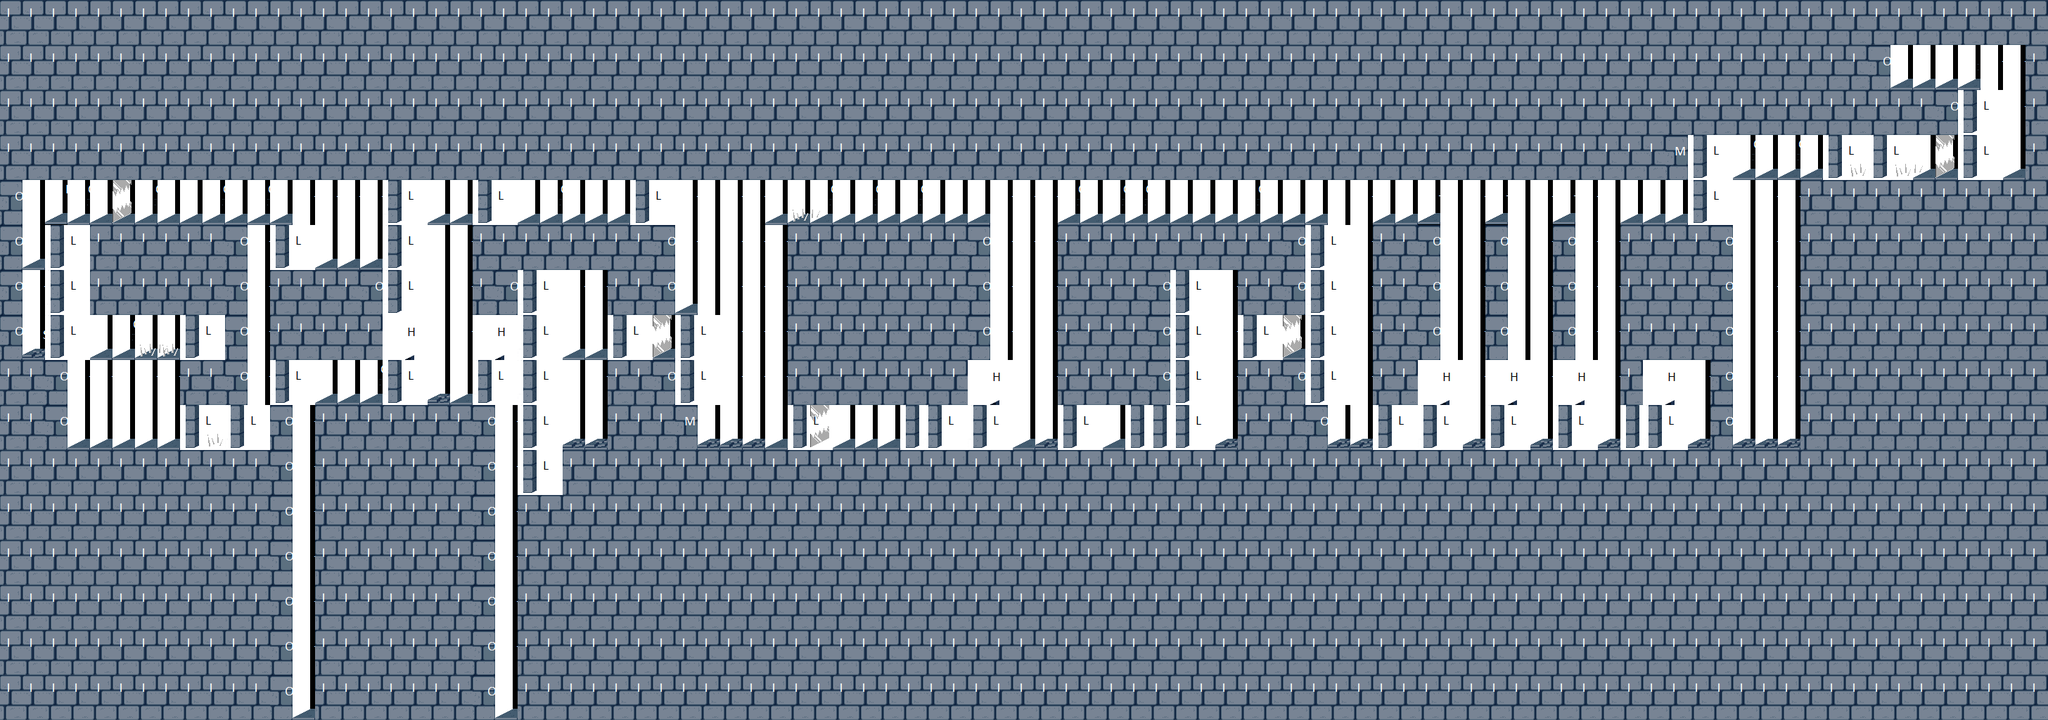

A 2D game scene composited from a Tiled map and its tileset images. What follows is a short description and the map's XML, with every tile layer's data as written:
An orthogonal 91x16 tile map with 32x64 px tiles, 2 tile layers (Capa de Patrones 1, Capa de patrones 2), 4 tilesets.

<map version="1.0" orientation="orthogonal" renderorder="right-down" width="91" height="16" tilewidth="32" tileheight="64" nextobjectid="1">
 <tileset firstgid="1" name="TiledBo LLETRES" tilewidth="64" tileheight="64" tilecount="30" columns="6">
  <image source="../Tiles Bones/TiledBo LLETRES.png" trans="00aa00" width="384" height="320" />
 </tileset>
 <tileset firstgid="31" name="Pues spritesheet" tilewidth="64" tileheight="64" tilecount="3" columns="3">
  <image source="../Sprites/Pues/Pues spritesheet.png" trans="00aa00" width="192" height="64" />
 </tileset>
 <tileset firstgid="34" name="Spritesheet trampa2" tilewidth="64" tileheight="64" tilecount="4" columns="4">
  <image source="../Sprites/Trampa 2/Spritesheet trampa2.png" trans="00aa00" width="256" height="64" />
 </tileset>
 <tileset firstgid="38" name="Porta gran - spritesheet" tilewidth="96" tileheight="128" tilecount="18" columns="6">
  <image source="../Sprites/Porta gran/Porta gran - spritesheet.png" trans="00aa00" width="576" height="384" />
 </tileset>
 <layer name="Capa de Patrones 1" width="91" height="16">
  <data encoding="csv">
9,9,9,9,9,9,9,9,9,9,9,9,9,9,9,9,9,9,9,9,9,9,9,9,9,9,9,9,9,9,9,9,9,9,9,9,9,9,9,9,9,9,9,9,9,9,9,9,9,9,9,9,9,9,9,9,9,9,9,9,9,9,9,9,9,9,9,9,9,9,9,9,9,9,9,9,9,9,9,9,9,9,9,9,9,9,9,9,9,9,9,
9,9,9,9,9,9,9,9,9,9,9,9,9,9,9,9,9,9,9,9,9,9,9,9,9,9,9,9,9,9,9,9,9,9,9,9,9,9,9,9,9,9,9,9,9,9,9,9,9,9,9,9,9,9,9,9,9,9,9,9,9,9,9,9,9,9,9,9,9,9,9,9,9,9,9,9,9,9,9,9,9,9,9,15,2,2,1,23,10,10,9,
9,9,9,9,9,9,9,9,9,9,9,9,9,9,9,9,9,9,9,9,9,9,9,9,9,9,9,9,9,9,9,9,9,9,9,9,9,9,9,9,9,9,9,9,9,9,9,9,9,9,9,9,9,9,9,9,9,9,9,9,9,9,9,9,9,9,9,9,9,9,9,9,9,9,9,9,9,9,9,9,9,9,9,9,9,9,15,26,11,10,9,
9,9,9,9,9,9,9,9,9,9,9,9,9,9,9,9,9,9,9,9,9,9,9,9,9,9,9,9,9,9,9,9,9,9,9,9,9,9,9,9,9,9,9,9,9,9,9,9,9,9,9,9,9,9,9,9,9,9,9,9,9,9,9,9,9,9,9,9,9,9,9,9,9,9,13,14,1,3,2,3,1,14,1,14,1,1,1,14,1,1,9,
15,11,6,3,1,1,3,2,2,3,1,3,21,10,10,10,10,14,1,1,1,14,2,2,3,2,2,1,14,16,10,11,10,10,1,1,3,2,3,2,3,2,2,16,10,10,10,3,1,3,3,1,2,2,1,3,2,2,21,11,10,1,1,20,11,10,20,11,10,20,10,11,2,2,1,14,16,11,10,10,9,9,9,9,9,9,9,9,9,9,9,
15,1,26,10,9,9,9,9,9,9,15,10,14,3,2,2,1,26,11,11,10,9,9,9,9,9,9,9,9,15,10,11,10,10,10,9,9,9,9,9,9,9,9,15,10,10,10,9,9,9,9,9,9,9,9,9,9,15,26,11,10,9,9,15,11,10,15,11,10,15,10,10,9,9,9,9,15,11,10,10,9,9,9,9,9,9,9,9,9,9,9,
15,10,14,4,9,9,9,9,9,9,15,10,9,9,9,9,15,5,11,11,10,9,15,26,11,10,10,9,9,15,21,11,10,10,10,9,9,9,9,9,9,9,9,15,10,11,10,9,9,9,9,15,26,11,10,9,9,15,26,11,10,9,9,15,11,10,15,11,10,15,10,10,9,9,9,9,15,11,10,10,9,9,9,9,9,9,9,9,9,9,9,
15,19,14,2,1,3,2,1,14,1,15,10,9,9,9,9,9,13,11,11,10,13,10,14,1,1,1,14,1,1,26,11,10,10,10,9,9,9,9,9,9,9,9,15,10,11,10,9,9,9,9,15,26,11,10,14,2,1,26,10,10,9,9,15,11,10,15,11,10,15,10,10,9,9,9,9,15,11,10,10,9,9,9,9,9,9,9,9,9,9,9,
9,9,15,10,10,11,10,10,9,9,15,10,14,1,2,2,3,14,1,4,1,14,1,26,11,11,10,9,9,15,5,11,10,10,10,9,9,9,9,9,9,9,9,13,10,11,10,9,9,9,9,15,26,11,10,9,9,15,5,10,10,9,9,13,10,10,13,10,10,13,10,10,9,13,11,10,15,11,10,10,9,9,9,9,9,9,9,9,9,9,9,
9,9,15,2,1,1,2,1,14,1,14,4,15,10,9,9,9,9,9,9,9,15,10,14,4,4,4,9,9,9,13,4,4,4,1,14,1,1,2,1,14,14,1,14,1,1,4,14,2,1,14,14,14,4,4,9,9,9,15,4,4,14,1,14,2,4,14,2,4,14,4,4,14,14,1,4,15,4,4,4,9,9,9,9,9,9,9,9,9,9,9,
9,9,9,9,9,9,9,9,9,9,9,9,15,10,9,9,9,9,9,9,9,15,10,14,1,9,9,9,9,9,9,9,9,9,9,9,9,9,9,9,9,9,9,9,9,9,9,9,9,9,9,9,9,9,9,9,9,9,9,9,9,9,9,9,9,9,9,9,9,9,9,9,9,9,9,9,9,9,9,9,9,9,9,9,9,9,9,9,9,9,9,
9,9,9,9,9,9,9,9,9,9,9,9,15,10,9,9,9,9,9,9,9,15,10,9,9,9,9,9,9,9,9,9,9,9,9,9,9,9,9,9,9,9,9,9,9,9,9,9,9,9,9,9,9,9,9,9,9,9,9,9,9,9,9,9,9,9,9,9,9,9,9,9,9,9,9,9,9,9,9,9,9,9,9,9,9,9,9,9,9,9,9,
9,9,9,9,9,9,9,9,9,9,9,9,15,10,9,9,9,9,9,9,9,15,10,9,9,9,9,9,9,9,9,9,9,9,9,9,9,9,9,9,9,9,9,9,9,9,9,9,9,9,9,9,9,9,9,9,9,9,9,9,9,9,9,9,9,9,9,9,9,9,9,9,9,9,9,9,9,9,9,9,9,9,9,9,9,9,9,9,9,9,9,
9,9,9,9,9,9,9,9,9,9,9,9,15,10,9,9,9,9,9,9,9,15,10,9,9,9,9,9,9,9,9,9,9,9,9,9,9,9,9,9,9,9,9,9,9,9,9,9,9,9,9,9,9,9,9,9,9,9,9,9,9,9,9,9,9,9,9,9,9,9,9,9,9,9,9,9,9,9,9,9,9,9,9,9,9,9,9,9,9,9,9,
9,9,9,9,9,9,9,9,9,9,9,9,15,10,9,9,9,9,9,9,9,15,10,9,9,9,9,9,9,9,9,9,9,9,9,9,9,9,9,9,9,9,9,9,9,9,9,9,9,9,9,9,9,9,9,9,9,9,9,9,9,9,9,9,9,9,9,9,9,9,9,9,9,9,9,9,9,9,9,9,9,9,9,9,9,9,9,9,9,9,9,
9,9,9,9,9,9,9,9,9,9,9,9,15,1,9,9,9,9,9,9,9,15,1,9,9,9,9,9,9,9,9,9,9,9,9,9,9,9,9,9,9,9,9,9,9,9,9,9,9,9,9,9,9,9,9,9,9,9,9,9,9,9,9,9,9,9,9,9,9,9,9,9,9,9,9,9,9,9,9,9,9,9,9,9,9,9,9,9,9,9,9
</data>
 </layer>
 <layer name="Capa de patrones 2" width="91" height="16">
  <data encoding="csv">
0,0,0,0,0,0,0,0,0,0,0,0,0,0,0,0,0,0,0,0,0,0,0,0,0,0,0,0,0,0,0,0,0,0,0,0,0,0,0,0,0,0,0,0,0,0,0,0,0,0,0,0,0,0,0,0,0,0,0,0,0,0,0,0,0,0,0,0,0,0,0,0,0,0,0,0,0,0,0,0,0,0,0,0,0,0,0,0,0,0,0,
0,0,0,0,0,0,0,0,0,0,0,0,0,0,0,0,0,0,0,0,0,0,0,0,0,0,0,0,0,0,0,0,0,0,0,0,0,0,0,0,0,0,0,0,0,0,0,0,0,0,0,0,0,0,0,0,0,0,0,0,0,0,0,0,0,0,0,0,0,0,0,0,0,0,0,0,0,0,0,0,0,0,0,0,0,0,0,0,0,0,0,
0,0,0,0,0,0,0,0,0,0,0,0,0,0,0,0,0,0,0,0,0,0,0,0,0,0,0,0,0,0,0,0,0,0,0,0,0,0,0,0,0,0,0,0,0,0,0,0,0,0,0,0,0,0,0,0,0,0,0,0,0,0,0,0,0,0,0,0,0,0,0,0,0,0,0,0,0,0,0,0,0,0,0,0,0,0,0,12,0,0,0,
0,0,0,0,0,0,0,0,0,0,0,0,0,0,0,0,0,0,0,0,0,0,0,0,0,0,0,0,0,0,0,0,0,0,0,0,0,0,0,0,0,0,0,0,0,0,0,0,0,0,0,0,0,0,0,0,0,0,0,0,0,0,0,0,0,0,0,0,0,0,0,0,0,0,0,12,0,0,0,0,0,12,33,12,33,0,35,12,0,0,0,
0,0,0,0,0,35,0,0,0,0,0,0,0,0,0,0,0,12,0,0,0,12,0,0,0,0,0,0,12,0,0,0,0,0,0,33,0,0,0,0,0,0,0,0,0,0,0,0,0,0,0,0,0,0,0,0,0,0,0,0,0,0,0,0,0,0,0,0,0,0,0,0,0,0,0,12,0,0,0,0,0,0,0,0,0,0,0,0,0,0,0,
0,0,12,0,0,0,0,0,0,0,0,0,12,0,0,0,0,12,0,0,0,0,0,0,0,0,0,0,0,0,0,0,0,0,0,0,0,0,0,0,0,0,0,0,0,0,0,0,0,0,0,0,0,0,0,0,0,0,12,0,0,0,0,0,0,0,0,0,0,0,0,0,0,0,0,0,0,0,0,0,0,0,0,0,0,0,0,0,0,0,0,
0,0,12,0,0,0,0,0,0,0,0,0,0,0,0,0,0,12,0,0,0,0,0,12,0,0,0,0,0,0,0,0,0,0,0,0,0,0,0,0,0,0,0,0,0,0,0,0,0,0,0,0,12,0,0,0,0,0,12,0,0,0,0,0,0,0,0,0,0,0,0,0,0,0,0,0,0,0,0,0,0,0,0,0,0,0,0,0,0,0,0,
0,0,12,0,0,0,33,33,12,0,0,0,0,0,0,0,0,8,0,0,0,8,0,12,0,0,0,12,0,35,12,0,0,0,0,0,0,0,0,0,0,0,0,0,0,0,0,0,0,0,0,0,12,0,0,12,0,35,12,0,0,0,0,0,0,0,0,0,0,0,0,0,0,0,0,0,0,0,0,0,0,0,0,0,0,0,0,0,0,0,0,
0,0,0,0,0,0,0,0,0,0,0,0,12,0,0,0,0,12,0,0,0,12,0,12,0,0,0,0,0,0,12,0,0,0,0,0,0,0,0,0,0,0,0,8,0,0,0,0,0,0,0,0,12,0,0,0,0,0,12,0,0,0,0,8,0,0,8,0,0,8,0,0,0,8,0,0,0,0,0,0,0,0,0,0,0,0,0,0,0,0,0,
0,0,0,0,0,0,0,0,12,33,12,0,0,0,0,0,0,0,0,0,0,0,0,12,0,0,0,0,0,0,0,0,0,0,0,12,35,0,0,0,12,12,0,12,0,0,0,12,0,0,12,12,12,0,0,0,0,0,0,0,0,12,0,12,0,0,12,0,0,12,0,0,12,12,0,0,0,0,0,0,0,0,0,0,0,0,0,0,0,0,0,
0,0,0,0,0,0,0,0,0,0,0,0,0,0,0,0,0,0,0,0,0,0,0,12,0,0,0,0,0,0,0,0,0,0,0,0,0,0,0,0,0,0,0,0,0,0,0,0,0,0,0,0,0,0,0,0,0,0,0,0,0,0,0,0,0,0,0,0,0,0,0,0,0,0,0,0,0,0,0,0,0,0,0,0,0,0,0,0,0,0,0,
0,0,0,0,0,0,0,0,0,0,0,0,0,0,0,0,0,0,0,0,0,0,0,0,0,0,0,0,0,0,0,0,0,0,0,0,0,0,0,0,0,0,0,0,0,0,0,0,0,0,0,0,0,0,0,0,0,0,0,0,0,0,0,0,0,0,0,0,0,0,0,0,0,0,0,0,0,0,0,0,0,0,0,0,0,0,0,0,0,0,0,
0,0,0,0,0,0,0,0,0,0,0,0,0,0,0,0,0,0,0,0,0,0,0,0,0,0,0,0,0,0,0,0,0,0,0,0,0,0,0,0,0,0,0,0,0,0,0,0,0,0,0,0,0,0,0,0,0,0,0,0,0,0,0,0,0,0,0,0,0,0,0,0,0,0,0,0,0,0,0,0,0,0,0,0,0,0,0,0,0,0,0,
0,0,0,0,0,0,0,0,0,0,0,0,0,0,0,0,0,0,0,0,0,0,0,0,0,0,0,0,0,0,0,0,0,0,0,0,0,0,0,0,0,0,0,0,0,0,0,0,0,0,0,0,0,0,0,0,0,0,0,0,0,0,0,0,0,0,0,0,0,0,0,0,0,0,0,0,0,0,0,0,0,0,0,0,0,0,0,0,0,0,0,
0,0,0,0,0,0,0,0,0,0,0,0,0,0,0,0,0,0,0,0,0,0,0,0,0,0,0,0,0,0,0,0,0,0,0,0,0,0,0,0,0,0,0,0,0,0,0,0,0,0,0,0,0,0,0,0,0,0,0,0,0,0,0,0,0,0,0,0,0,0,0,0,0,0,0,0,0,0,0,0,0,0,0,0,0,0,0,0,0,0,0,
0,0,0,0,0,0,0,0,0,0,0,0,0,0,0,0,0,0,0,0,0,0,0,0,0,0,0,0,0,0,0,0,0,0,0,0,0,0,0,0,0,0,0,0,0,0,0,0,0,0,0,0,0,0,0,0,0,0,0,0,0,0,0,0,0,0,0,0,0,0,0,0,0,0,0,0,0,0,0,0,0,0,0,0,0,0,0,0,0,0,0
</data>
 </layer>
</map>